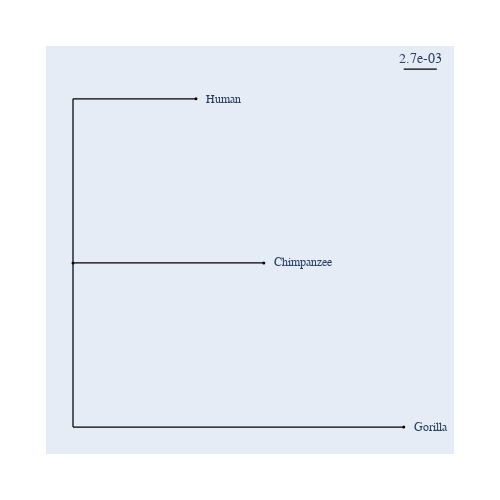

This figure's notebook cell:
### Code cell
tree = result_intronsAR.tree
fig = tree.get_figure()
fig.scale_bar = "top right"
fig.show(width=500, height=500)

### Figure 1 — Plotly figure (JSON) as saved in the notebook; plotly's stock layout.template omitted (floating-point values rounded to 4 significant figures)
{"data": [{"line": {"color": "black", "shape": "spline", "smoothing": 1.3, "width": 1.25}, "mode": "lines", "showlegend": false, "type": "scatter", "x": [null, null, 0, 0, null, 0, 0.009899, null, 0, 0, null, 0, 0.01537, null, 0, 0, null, 0, 0.02663, null], "y": [null, null, 0, 1.3, null, 1.3, 1.3, null, 0, 0, null, 0, 0, null, 0, -1.3, null, -1.3, -1.3, null]}, {"hoverinfo": "text", "marker": {"color": "black", "size": 3, "symbol": "circle"}, "mode": "markers", "showlegend": false, "text": ["root", "Human", "Chimpanzee", "Gorilla"], "type": "scatter", "x": [0, 0.009899, 0.01537, 0.02663], "y": [0, 1.3, 0, -1.3]}], "layout": {"annotations": [{"font": {"family": "Inconsolata, monospace", "size": 12}, "showarrow": false, "text": "Human", "textangle": 0, "x": 0.01056, "xanchor": "left", "xref": "x", "y": 1.3, "yref": "y"}, {"font": {"family": "Inconsolata, monospace", "size": 12}, "showarrow": false, "text": "Chimpanzee", "textangle": 0, "x": 0.01603, "xanchor": "left", "xref": "x", "y": 0, "yref": "y"}, {"font": {"family": "Inconsolata, monospace", "size": 12}, "showarrow": false, "text": "Gorilla", "textangle": 0, "x": 0.0273, "xanchor": "left", "xref": "x", "y": -1.3, "yref": "y"}, {"ax": 0, "ay": 0, "showarrow": false, "text": "2.7e-03", "x": 0.02796, "xref": "x", "y": 1.536, "yref": "y", "yshift": 10}], "autosize": true, "font": {"family": "Balto", "size": 14}, "height": 500, "hovermode": "closest", "margin": {"b": 50, "l": 50, "pad": 4, "r": 50, "t": 50}, "shapes": [{"line": {"color": "black", "width": 1.25}, "name": "scale_bar", "type": "line", "x0": 0.02663, "x1": 0.02929, "y0": 1.536, "y1": 1.536}], "showlegend": false, "width": 500, "xaxis": {"visible": false}, "yaxis": {"visible": false}}}
